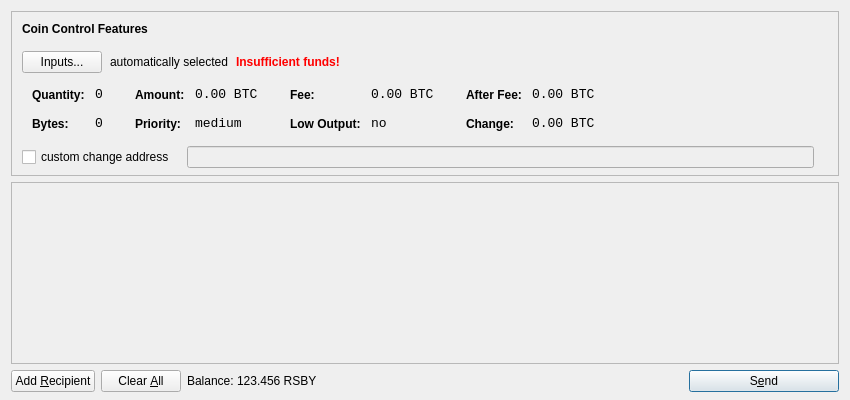
<?xml version="1.0" encoding="UTF-8"?>
<ui version="4.0">
 <class>SendCoinsDialog</class>
 <widget class="QDialog" name="SendCoinsDialog">
  <property name="geometry">
   <rect>
    <x>0</x>
    <y>0</y>
    <width>850</width>
    <height>400</height>
   </rect>
  </property>
  <property name="windowTitle">
   <string>Send Coins</string>
  </property>
  <layout class="QVBoxLayout" name="verticalLayout" stretch="0,1,0">
   <property name="bottomMargin">
    <number>8</number>
   </property>
   <item>
    <widget class="QFrame" name="frameCoinControl">
     <property name="sizePolicy">
      <sizepolicy hsizetype="Expanding" vsizetype="Expanding">
       <horstretch>0</horstretch>
       <verstretch>0</verstretch>
      </sizepolicy>
     </property>
     <property name="maximumSize">
      <size>
       <width>16777215</width>
       <height>16777215</height>
      </size>
     </property>
     <property name="frameShape">
      <enum>QFrame::StyledPanel</enum>
     </property>
     <property name="frameShadow">
      <enum>QFrame::Sunken</enum>
     </property>
     <layout class="QVBoxLayout" name="verticalLayoutCoinControl2">
      <property name="spacing">
       <number>-1</number>
      </property>
      <property name="leftMargin">
       <number>0</number>
      </property>
      <property name="topMargin">
       <number>0</number>
      </property>
      <property name="rightMargin">
       <number>0</number>
      </property>
      <property name="bottomMargin">
       <number>6</number>
      </property>
      <item>
       <layout class="QVBoxLayout" name="verticalLayoutCoinControl" stretch="0,0,0,0,1">
        <property name="spacing">
         <number>0</number>
        </property>
        <property name="leftMargin">
         <number>10</number>
        </property>
        <property name="topMargin">
         <number>10</number>
        </property>
        <item>
         <layout class="QHBoxLayout" name="horizontalLayoutCoinControl1">
          <property name="bottomMargin">
           <number>15</number>
          </property>
          <item>
           <widget class="QLabel" name="labelCoinControlFeatures">
            <property name="sizePolicy">
             <sizepolicy hsizetype="Preferred" vsizetype="Maximum">
              <horstretch>0</horstretch>
              <verstretch>0</verstretch>
             </sizepolicy>
            </property>
            <property name="font">
             <font>
              <weight>75</weight>
              <bold>true</bold>
             </font>
            </property>
            <property name="styleSheet">
             <string notr="true">font-weight:bold;</string>
            </property>
            <property name="text">
             <string>Coin Control Features</string>
            </property>
           </widget>
          </item>
         </layout>
        </item>
        <item>
         <layout class="QHBoxLayout" name="horizontalLayoutCoinControl2" stretch="0,0,0,0">
          <property name="spacing">
           <number>8</number>
          </property>
          <property name="bottomMargin">
           <number>10</number>
          </property>
          <item>
           <widget class="QPushButton" name="pushButtonCoinControl">
            <property name="styleSheet">
             <string notr="true"/>
            </property>
            <property name="text">
             <string>Inputs...</string>
            </property>
           </widget>
          </item>
          <item>
           <widget class="QLabel" name="labelCoinControlAutomaticallySelected">
            <property name="text">
             <string>automatically selected</string>
            </property>
            <property name="margin">
             <number>5</number>
            </property>
           </widget>
          </item>
          <item>
           <widget class="QLabel" name="labelCoinControlInsuffFunds">
            <property name="font">
             <font>
              <weight>75</weight>
              <bold>true</bold>
             </font>
            </property>
            <property name="styleSheet">
             <string notr="true">color:red;font-weight:bold;</string>
            </property>
            <property name="text">
             <string>Insufficient funds!</string>
            </property>
            <property name="margin">
             <number>5</number>
            </property>
           </widget>
          </item>
          <item>
           <spacer name="horizontalSpacerCoinControl">
            <property name="orientation">
             <enum>Qt::Horizontal</enum>
            </property>
            <property name="sizeHint" stdset="0">
             <size>
              <width>40</width>
              <height>1</height>
             </size>
            </property>
           </spacer>
          </item>
         </layout>
        </item>
        <item>
         <widget class="QWidget" name="widgetCoinControl" native="true">
          <property name="sizePolicy">
           <sizepolicy hsizetype="Preferred" vsizetype="Preferred">
            <horstretch>0</horstretch>
            <verstretch>0</verstretch>
           </sizepolicy>
          </property>
          <property name="minimumSize">
           <size>
            <width>0</width>
            <height>0</height>
           </size>
          </property>
          <property name="styleSheet">
           <string notr="true"/>
          </property>
          <layout class="QHBoxLayout" name="horizontalLayoutCoinControl5">
           <property name="margin">
            <number>0</number>
           </property>
           <item>
            <layout class="QHBoxLayout" name="horizontalLayoutCoinControl3" stretch="0,0,0,1">
             <property name="spacing">
              <number>20</number>
             </property>
             <property name="topMargin">
              <number>0</number>
             </property>
             <property name="bottomMargin">
              <number>10</number>
             </property>
             <item>
              <layout class="QFormLayout" name="formLayoutCoinControl1">
               <property name="horizontalSpacing">
                <number>10</number>
               </property>
               <property name="verticalSpacing">
                <number>14</number>
               </property>
               <property name="leftMargin">
                <number>10</number>
               </property>
               <property name="topMargin">
                <number>4</number>
               </property>
               <property name="rightMargin">
                <number>6</number>
               </property>
               <item row="0" column="0">
                <widget class="QLabel" name="labelCoinControlQuantityText">
                 <property name="styleSheet">
                  <string notr="true">font-weight:bold;</string>
                 </property>
                 <property name="text">
                  <string>Quantity:</string>
                 </property>
                 <property name="margin">
                  <number>0</number>
                 </property>
                </widget>
               </item>
               <item row="0" column="1">
                <widget class="QLabel" name="labelCoinControlQuantity">
                 <property name="font">
                  <font>
                   <family>Monospace</family>
                   <pointsize>10</pointsize>
                  </font>
                 </property>
                 <property name="cursor">
                  <cursorShape>IBeamCursor</cursorShape>
                 </property>
                 <property name="contextMenuPolicy">
                  <enum>Qt::ActionsContextMenu</enum>
                 </property>
                 <property name="text">
                  <string notr="true">0</string>
                 </property>
                 <property name="margin">
                  <number>0</number>
                 </property>
                 <property name="textInteractionFlags">
                  <set>Qt::LinksAccessibleByMouse|Qt::TextSelectableByKeyboard|Qt::TextSelectableByMouse</set>
                 </property>
                </widget>
               </item>
               <item row="1" column="0">
                <widget class="QLabel" name="labelCoinControlBytesText">
                 <property name="styleSheet">
                  <string notr="true">font-weight:bold;</string>
                 </property>
                 <property name="text">
                  <string>Bytes:</string>
                 </property>
                </widget>
               </item>
               <item row="1" column="1">
                <widget class="QLabel" name="labelCoinControlBytes">
                 <property name="font">
                  <font>
                   <family>Monospace</family>
                   <pointsize>10</pointsize>
                  </font>
                 </property>
                 <property name="cursor">
                  <cursorShape>IBeamCursor</cursorShape>
                 </property>
                 <property name="contextMenuPolicy">
                  <enum>Qt::ActionsContextMenu</enum>
                 </property>
                 <property name="text">
                  <string notr="true">0</string>
                 </property>
                 <property name="textInteractionFlags">
                  <set>Qt::LinksAccessibleByMouse|Qt::TextSelectableByKeyboard|Qt::TextSelectableByMouse</set>
                 </property>
                </widget>
               </item>
              </layout>
             </item>
             <item>
              <layout class="QFormLayout" name="formLayoutCoinControl2">
               <property name="horizontalSpacing">
                <number>10</number>
               </property>
               <property name="verticalSpacing">
                <number>14</number>
               </property>
               <property name="leftMargin">
                <number>6</number>
               </property>
               <property name="topMargin">
                <number>4</number>
               </property>
               <property name="rightMargin">
                <number>6</number>
               </property>
               <item row="0" column="0">
                <widget class="QLabel" name="labelCoinControlAmountText">
                 <property name="styleSheet">
                  <string notr="true">font-weight:bold;</string>
                 </property>
                 <property name="text">
                  <string>Amount:</string>
                 </property>
                 <property name="margin">
                  <number>0</number>
                 </property>
                </widget>
               </item>
               <item row="0" column="1">
                <widget class="QLabel" name="labelCoinControlAmount">
                 <property name="font">
                  <font>
                   <family>Monospace</family>
                   <pointsize>10</pointsize>
                  </font>
                 </property>
                 <property name="cursor">
                  <cursorShape>IBeamCursor</cursorShape>
                 </property>
                 <property name="contextMenuPolicy">
                  <enum>Qt::ActionsContextMenu</enum>
                 </property>
                 <property name="text">
                  <string notr="true">0.00 BTC</string>
                 </property>
                 <property name="textInteractionFlags">
                  <set>Qt::LinksAccessibleByMouse|Qt::TextSelectableByKeyboard|Qt::TextSelectableByMouse</set>
                 </property>
                </widget>
               </item>
               <item row="1" column="0">
                <widget class="QLabel" name="labelCoinControlPriorityText">
                 <property name="styleSheet">
                  <string notr="true">font-weight:bold;</string>
                 </property>
                 <property name="text">
                  <string>Priority:</string>
                 </property>
                </widget>
               </item>
               <item row="1" column="1">
                <widget class="QLabel" name="labelCoinControlPriority">
                 <property name="font">
                  <font>
                   <family>Monospace</family>
                   <pointsize>10</pointsize>
                  </font>
                 </property>
                 <property name="cursor">
                  <cursorShape>IBeamCursor</cursorShape>
                 </property>
                 <property name="contextMenuPolicy">
                  <enum>Qt::ActionsContextMenu</enum>
                 </property>
                 <property name="text">
                  <string>medium</string>
                 </property>
                 <property name="textInteractionFlags">
                  <set>Qt::LinksAccessibleByMouse|Qt::TextSelectableByKeyboard|Qt::TextSelectableByMouse</set>
                 </property>
                </widget>
               </item>
              </layout>
             </item>
             <item>
              <layout class="QFormLayout" name="formLayoutCoinControl3">
               <property name="horizontalSpacing">
                <number>10</number>
               </property>
               <property name="verticalSpacing">
                <number>14</number>
               </property>
               <property name="leftMargin">
                <number>6</number>
               </property>
               <property name="topMargin">
                <number>4</number>
               </property>
               <property name="rightMargin">
                <number>6</number>
               </property>
               <item row="0" column="0">
                <widget class="QLabel" name="labelCoinControlFeeText">
                 <property name="styleSheet">
                  <string notr="true">font-weight:bold;</string>
                 </property>
                 <property name="text">
                  <string>Fee:</string>
                 </property>
                 <property name="margin">
                  <number>0</number>
                 </property>
                </widget>
               </item>
               <item row="0" column="1">
                <widget class="QLabel" name="labelCoinControlFee">
                 <property name="font">
                  <font>
                   <family>Monospace</family>
                   <pointsize>10</pointsize>
                  </font>
                 </property>
                 <property name="cursor">
                  <cursorShape>IBeamCursor</cursorShape>
                 </property>
                 <property name="contextMenuPolicy">
                  <enum>Qt::ActionsContextMenu</enum>
                 </property>
                 <property name="text">
                  <string notr="true">0.00 BTC</string>
                 </property>
                 <property name="textInteractionFlags">
                  <set>Qt::LinksAccessibleByMouse|Qt::TextSelectableByKeyboard|Qt::TextSelectableByMouse</set>
                 </property>
                </widget>
               </item>
               <item row="1" column="0">
                <widget class="QLabel" name="labelCoinControlLowOutputText">
                 <property name="styleSheet">
                  <string notr="true">font-weight:bold;</string>
                 </property>
                 <property name="text">
                  <string>Low Output:</string>
                 </property>
                </widget>
               </item>
               <item row="1" column="1">
                <widget class="QLabel" name="labelCoinControlLowOutput">
                 <property name="font">
                  <font>
                   <family>Monospace</family>
                   <pointsize>10</pointsize>
                  </font>
                 </property>
                 <property name="cursor">
                  <cursorShape>IBeamCursor</cursorShape>
                 </property>
                 <property name="contextMenuPolicy">
                  <enum>Qt::ActionsContextMenu</enum>
                 </property>
                 <property name="text">
                  <string>no</string>
                 </property>
                 <property name="textInteractionFlags">
                  <set>Qt::LinksAccessibleByMouse|Qt::TextSelectableByKeyboard|Qt::TextSelectableByMouse</set>
                 </property>
                </widget>
               </item>
              </layout>
             </item>
             <item>
              <layout class="QFormLayout" name="formLayoutCoinControl4">
               <property name="horizontalSpacing">
                <number>10</number>
               </property>
               <property name="verticalSpacing">
                <number>14</number>
               </property>
               <property name="leftMargin">
                <number>6</number>
               </property>
               <property name="topMargin">
                <number>4</number>
               </property>
               <property name="rightMargin">
                <number>6</number>
               </property>
               <item row="0" column="0">
                <widget class="QLabel" name="labelCoinControlAfterFeeText">
                 <property name="styleSheet">
                  <string notr="true">font-weight:bold;</string>
                 </property>
                 <property name="text">
                  <string>After Fee:</string>
                 </property>
                 <property name="margin">
                  <number>0</number>
                 </property>
                </widget>
               </item>
               <item row="0" column="1">
                <widget class="QLabel" name="labelCoinControlAfterFee">
                 <property name="font">
                  <font>
                   <family>Monospace</family>
                   <pointsize>10</pointsize>
                  </font>
                 </property>
                 <property name="cursor">
                  <cursorShape>IBeamCursor</cursorShape>
                 </property>
                 <property name="contextMenuPolicy">
                  <enum>Qt::ActionsContextMenu</enum>
                 </property>
                 <property name="text">
                  <string notr="true">0.00 BTC</string>
                 </property>
                 <property name="textInteractionFlags">
                  <set>Qt::LinksAccessibleByMouse|Qt::TextSelectableByKeyboard|Qt::TextSelectableByMouse</set>
                 </property>
                </widget>
               </item>
               <item row="1" column="0">
                <widget class="QLabel" name="labelCoinControlChangeText">
                 <property name="styleSheet">
                  <string notr="true">font-weight:bold;</string>
                 </property>
                 <property name="text">
                  <string>Change:</string>
                 </property>
                </widget>
               </item>
               <item row="1" column="1">
                <widget class="QLabel" name="labelCoinControlChange">
                 <property name="font">
                  <font>
                   <family>Monospace</family>
                   <pointsize>10</pointsize>
                  </font>
                 </property>
                 <property name="cursor">
                  <cursorShape>IBeamCursor</cursorShape>
                 </property>
                 <property name="contextMenuPolicy">
                  <enum>Qt::ActionsContextMenu</enum>
                 </property>
                 <property name="text">
                  <string notr="true">0.00 BTC</string>
                 </property>
                 <property name="textInteractionFlags">
                  <set>Qt::LinksAccessibleByMouse|Qt::TextSelectableByKeyboard|Qt::TextSelectableByMouse</set>
                 </property>
                </widget>
               </item>
              </layout>
             </item>
            </layout>
           </item>
          </layout>
         </widget>
        </item>
        <item>
         <layout class="QHBoxLayout" name="horizontalLayoutCoinControl4" stretch="0,0,0">
          <property name="spacing">
           <number>12</number>
          </property>
          <property name="sizeConstraint">
           <enum>QLayout::SetDefaultConstraint</enum>
          </property>
          <property name="topMargin">
           <number>5</number>
          </property>
          <property name="rightMargin">
           <number>5</number>
          </property>
          <item>
           <widget class="QCheckBox" name="checkBoxCoinControlChange">
            <property name="text">
             <string>custom change address</string>
            </property>
           </widget>
          </item>
          <item>
           <widget class="QLineEdit" name="lineEditCoinControlChange">
            <property name="enabled">
             <bool>false</bool>
            </property>
            <property name="sizePolicy">
             <sizepolicy hsizetype="Expanding" vsizetype="Fixed">
              <horstretch>0</horstretch>
              <verstretch>0</verstretch>
             </sizepolicy>
            </property>
           </widget>
          </item>
          <item>
           <widget class="QLabel" name="labelCoinControlChangeLabel">
            <property name="sizePolicy">
             <sizepolicy hsizetype="Preferred" vsizetype="Expanding">
              <horstretch>0</horstretch>
              <verstretch>0</verstretch>
             </sizepolicy>
            </property>
            <property name="minimumSize">
             <size>
              <width>0</width>
              <height>0</height>
             </size>
            </property>
            <property name="text">
             <string/>
            </property>
            <property name="margin">
             <number>3</number>
            </property>
           </widget>
          </item>
         </layout>
        </item>
        <item>
         <spacer name="verticalSpacerCoinControl">
          <property name="orientation">
           <enum>Qt::Vertical</enum>
          </property>
          <property name="sizeHint" stdset="0">
           <size>
            <width>800</width>
            <height>1</height>
           </size>
          </property>
         </spacer>
        </item>
       </layout>
      </item>
     </layout>
    </widget>
   </item>
   <item>
    <widget class="QScrollArea" name="scrollArea">
     <property name="widgetResizable">
      <bool>true</bool>
     </property>
     <widget class="QWidget" name="scrollAreaWidgetContents">
      <property name="geometry">
       <rect>
        <x>0</x>
        <y>0</y>
        <width>830</width>
        <height>165</height>
       </rect>
      </property>
      <layout class="QVBoxLayout" name="verticalLayout_2">
       <property name="margin">
        <number>0</number>
       </property>
       <item>
        <layout class="QVBoxLayout" name="entries">
         <property name="spacing">
          <number>6</number>
         </property>
        </layout>
       </item>
       <item>
        <spacer name="verticalSpacer">
         <property name="orientation">
          <enum>Qt::Vertical</enum>
         </property>
         <property name="sizeHint" stdset="0">
          <size>
           <width>20</width>
           <height>40</height>
          </size>
         </property>
        </spacer>
       </item>
      </layout>
     </widget>
    </widget>
   </item>
   <item>
    <layout class="QHBoxLayout" name="horizontalLayout">
     <item>
      <widget class="QPushButton" name="addButton">
       <property name="toolTip">
        <string>Send to multiple recipients at once</string>
       </property>
       <property name="text">
        <string>Add &amp;Recipient</string>
       </property>
       <property name="icon">
        <iconset resource="../bitcoin.qrc">
         <normaloff>:/icons/add</normaloff>:/icons/add</iconset>
       </property>
       <property name="autoDefault">
        <bool>false</bool>
       </property>
      </widget>
     </item>
     <item>
      <widget class="QPushButton" name="clearButton">
       <property name="sizePolicy">
        <sizepolicy hsizetype="Minimum" vsizetype="Fixed">
         <horstretch>0</horstretch>
         <verstretch>0</verstretch>
        </sizepolicy>
       </property>
       <property name="toolTip">
        <string>Remove all transaction fields</string>
       </property>
       <property name="text">
        <string>Clear &amp;All</string>
       </property>
       <property name="icon">
        <iconset resource="../bitcoin.qrc">
         <normaloff>:/icons/remove</normaloff>:/icons/remove</iconset>
       </property>
       <property name="autoRepeatDelay">
        <number>300</number>
       </property>
       <property name="autoDefault">
        <bool>false</bool>
       </property>
      </widget>
     </item>
     <item>
      <layout class="QHBoxLayout" name="horizontalLayout_2">
       <property name="spacing">
        <number>3</number>
       </property>
       <item>
        <widget class="QLabel" name="label">
         <property name="text">
          <string>Balance:</string>
         </property>
        </widget>
       </item>
       <item>
        <widget class="QLabel" name="labelBalance">
         <property name="cursor">
          <cursorShape>IBeamCursor</cursorShape>
         </property>
         <property name="text">
          <string>123.456 RSBY</string>
         </property>
         <property name="textInteractionFlags">
          <set>Qt::LinksAccessibleByMouse|Qt::TextSelectableByKeyboard|Qt::TextSelectableByMouse</set>
         </property>
        </widget>
       </item>
      </layout>
     </item>
     <item>
      <spacer name="horizontalSpacer">
       <property name="orientation">
        <enum>Qt::Horizontal</enum>
       </property>
       <property name="sizeHint" stdset="0">
        <size>
         <width>40</width>
         <height>20</height>
        </size>
       </property>
      </spacer>
     </item>
     <item>
      <widget class="QPushButton" name="sendButton">
       <property name="minimumSize">
        <size>
         <width>150</width>
         <height>0</height>
        </size>
       </property>
       <property name="toolTip">
        <string>Confirm the send action</string>
       </property>
       <property name="text">
        <string>S&amp;end</string>
       </property>
       <property name="icon">
        <iconset resource="../bitcoin.qrc">
         <normaloff>:/icons/send</normaloff>:/icons/send</iconset>
       </property>
       <property name="default">
        <bool>true</bool>
       </property>
      </widget>
     </item>
    </layout>
   </item>
  </layout>
 </widget>
 <resources>
  <include location="../bitcoin.qrc"/>
 </resources>
 <connections/>
</ui>
